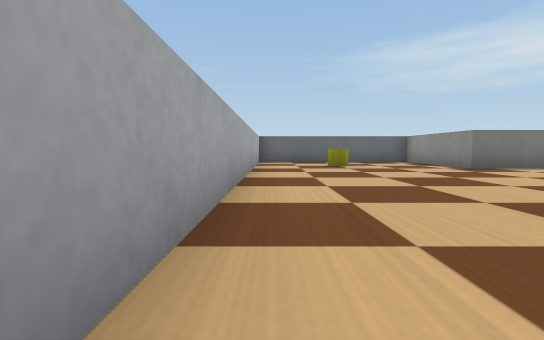
[1] (above)

24 first-person views from a walk through a robot-simulator world made for Webots. The camera is 0.1 m above the floor, tilts 4° down and sees 85° across. The floor is counted in squares, 0.2 m on a side. Each view is taken from the middle of a square. On the plan, view 1 faces up. The plan holds only what a view shows up to about 9 squares ahead; the rest is blank. The robots in the file are not drawn. Simple shapes and patterns stand in for the simulator's stock objects.

[2]
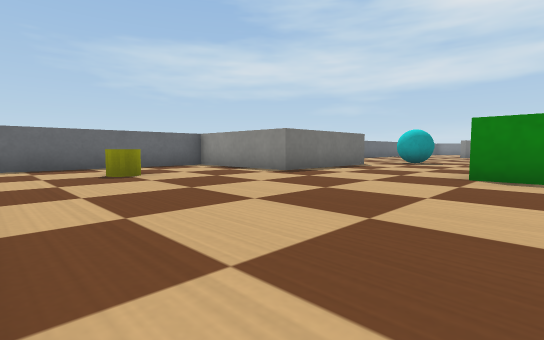

[3]
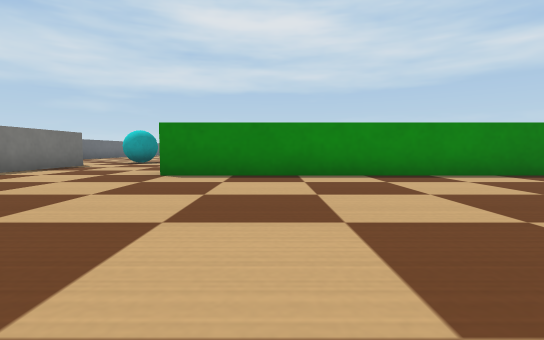

[4]
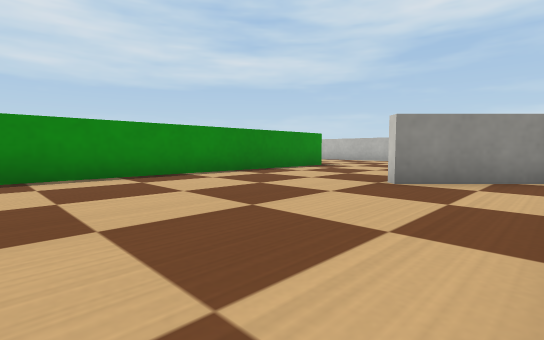

[5]
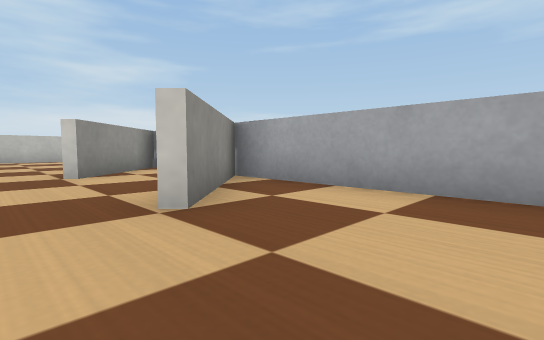

[6]
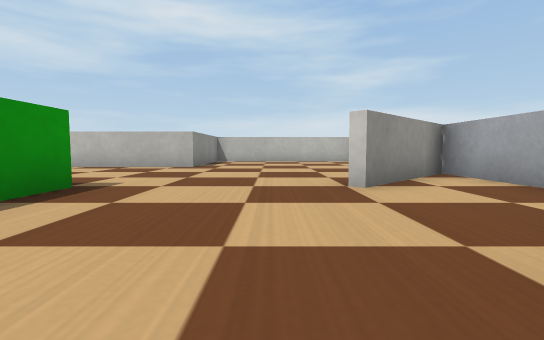

[7]
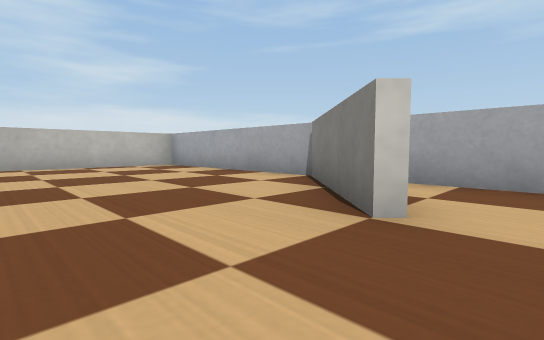

[8]
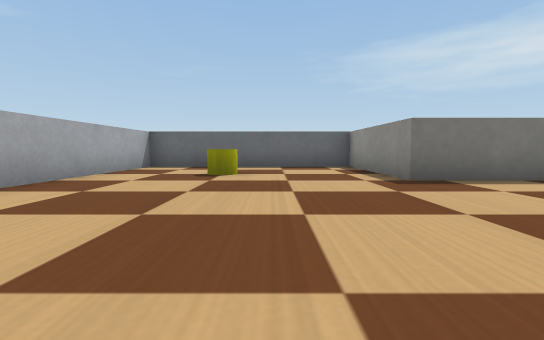

[9]
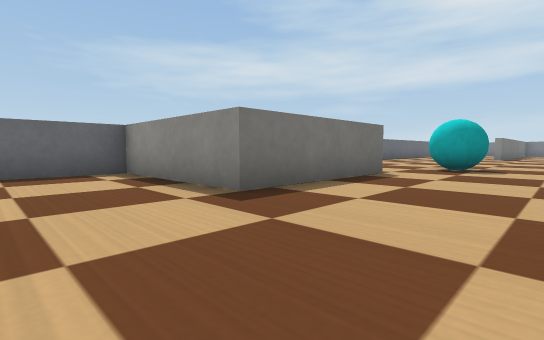

[10]
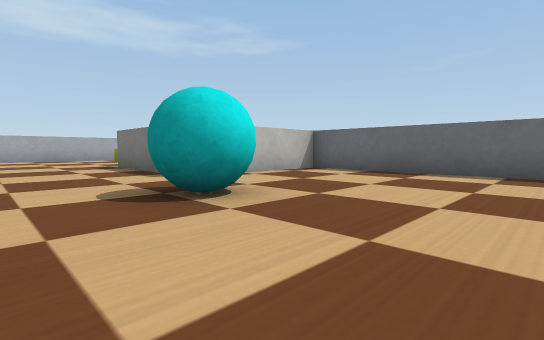

[11]
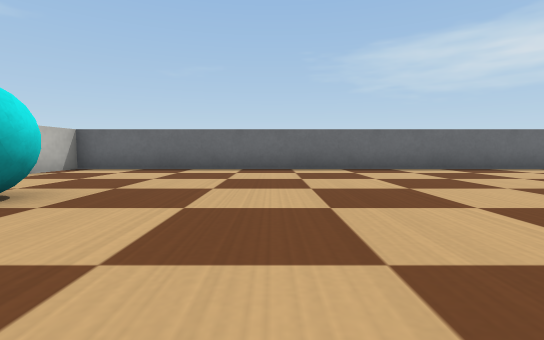

[12]
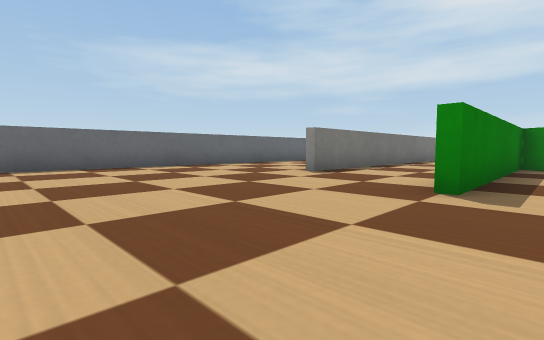

[13]
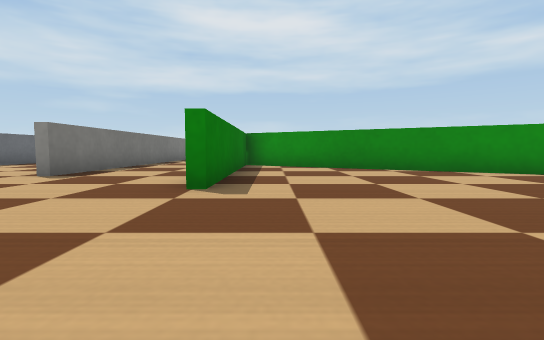

[14]
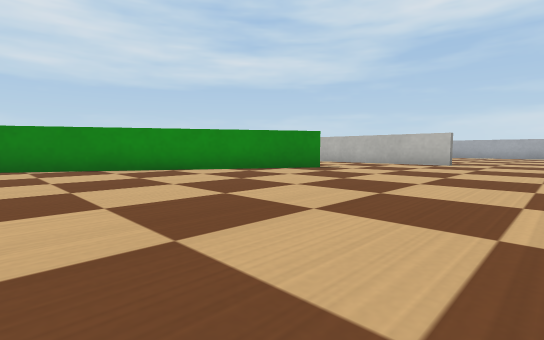

[15]
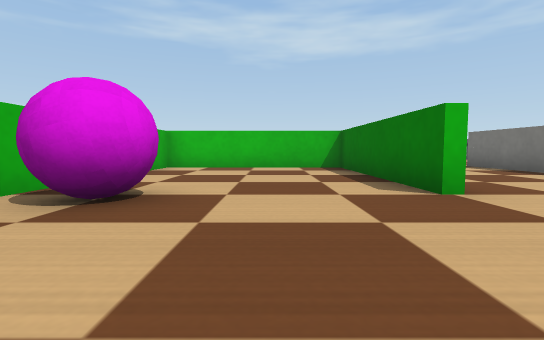

[16]
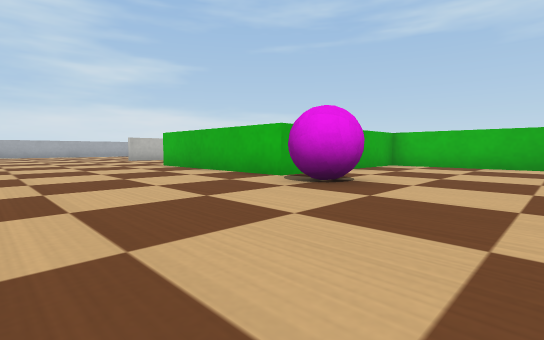

[17]
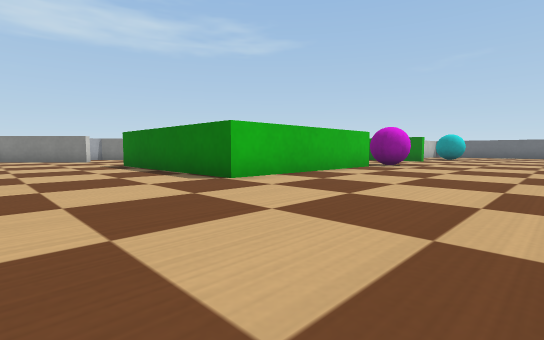

[18]
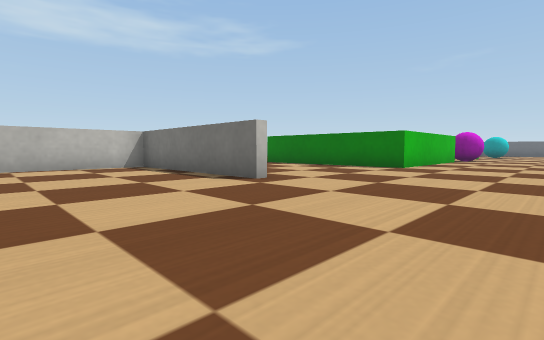

[19]
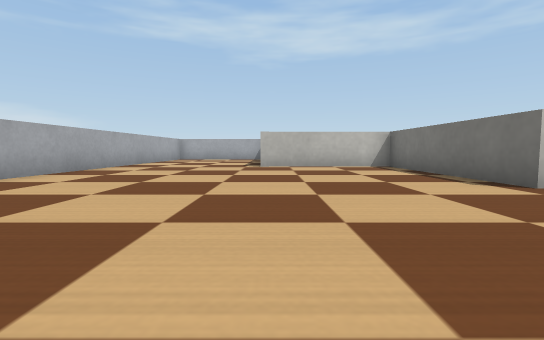

[20]
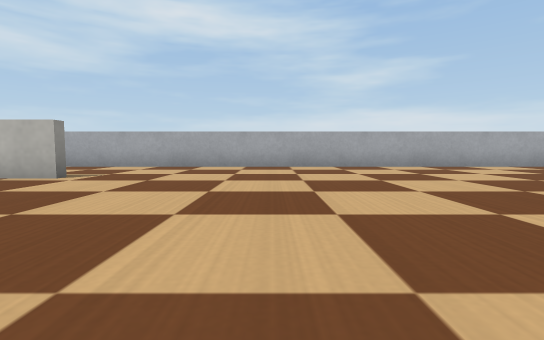

[21]
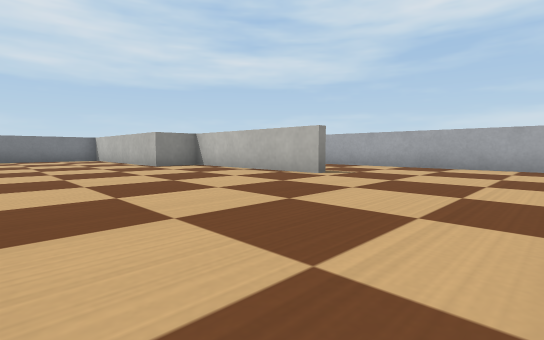

[22]
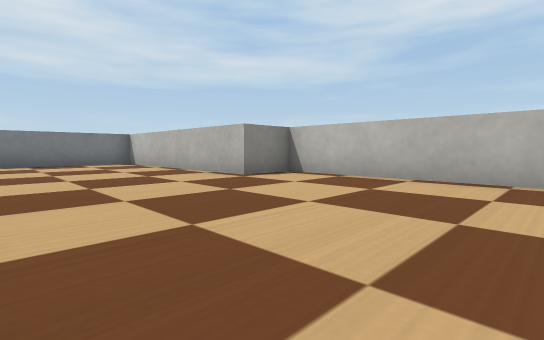

[23]
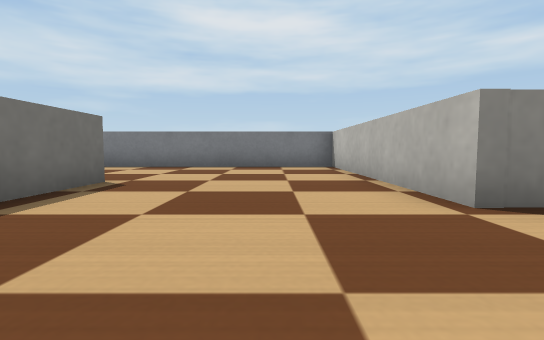

[24]
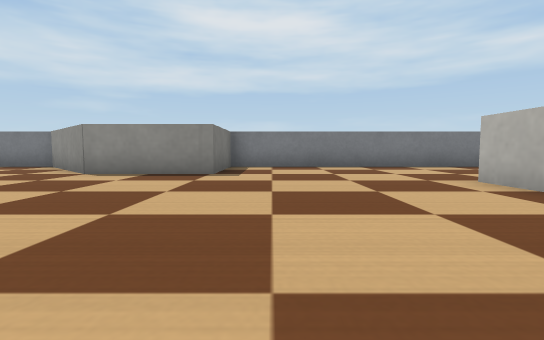

### Floor plan
Points are (right, up) in squares from view 1. A wall is a line through its corners. A room is listed if a view was taken in it or the views show most of it. See-through windows are left out.
Room 1 (views 1, 2, 3, 4, 5, 6, 7, 8, 9)
walls: (9.1, 7.8) (5.2, 7.8) (5.2, 11.5) (-0.5, 11.5) (-0.5, -4.5) (1.8, -2.2); (-0.5, -5.1) (-0.5, -8.1) (1.9, -5.7); (5.6, -5.9) (5.6, 4.1)
ways out: opening at (3.5, -6) to room 2; opening at (9.7, 6) to room 2
objects: yellow cylinder (2, 9)
Room 2 (views 10, 11, 12, 13, 14, 15, 16, 17, 18, 19, 20, 21, 22, 23, 24)
walls: (17.8, -5.8) (23.4, 3.9) (17.6, 3.9); (10.2, -0.9) (10.9, -0.9) (10.9, -5.9) (5.6, -5.9); (24.4, -9.2) (25.6, -9.2); (10.4, -10.6) (5.5, -10.6) (5.5, -14.4); (25.6, -9.4) (23.8, -9.4); (18.6, -15.1) (23.5, -15.1) (23.5, -13.7) (29.5, -13.7) (29.5, -4.8) (27, -4.8) (27, -2.2) (29.5, 0.3) (29.5, 1.9); (10.8, 3.9) (5.9, 3.9) (5.9, -0.9) (8, -0.9); (5.2, -11) (5.2, -10.4) (8.7, -10.4); (23, 7.1) (19.5, 7.1); (2.1, -5.9) (-0.5, -8.5) (-0.5, -13.4); (20.9, 11.5) (9.1, 11.5) (9.1, 9.1); (4.9, -18.5) (21, -18.5); (0.2, -14.1) (3.6, -14.1)
ways out: opening at (3.5, -6) to room 1; opening at (9.7, 6) to room 1
objects: magenta ball (11, 0) to (11, 1); cyan ball (11, 6) to (11, 7)

Positions as (right, up) in squares from view 1, and headings:
1: (0, 0), facing up
2: (0, 3), facing up-right
3: (0, 2), facing right
4: (0, 2), facing down-right
5: (3, 0), facing down-left
6: (3, -2), facing down
7: (4, -5), facing down-left
8: (3, 3), facing up
9: (3, 5), facing up-right
10: (14, 5), facing up-left
11: (14, 4), facing up
12: (14, 3), facing up-right
13: (14, 3), facing right
14: (13, 1), facing down-right
15: (14, 2), facing left
16: (15, 3), facing down-left
17: (15, -9), facing up-left
18: (14, -14), facing up-left
19: (14, -14), facing left
20: (15, -10), facing down
21: (15, -10), facing down-right
22: (19, -10), facing down-right
23: (21, -12), facing right
24: (21, -6), facing right
